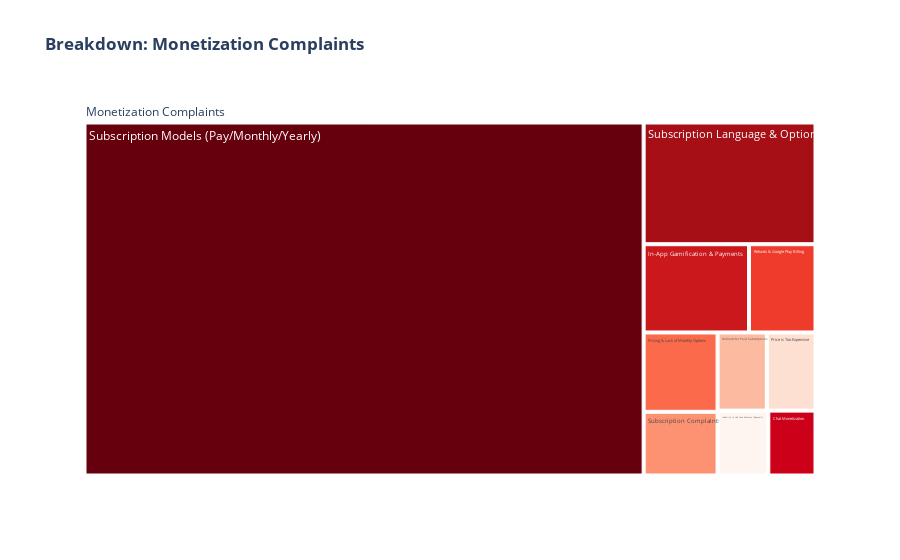

This figure's notebook cell:
### Markdown cell above
---
### Deep Dive 2: Monetization & Value

While also present in the baseline app, the monetization strategies for conversational apps often tie into specific AI features, leading to unique complaints.

### Code cell
# --- 2A: Treemap Breakdown ---
monetization_df = df[df["theme"] == "Monetization & Value"]
monetization_breakdown = monetization_df["topic_name"].value_counts().reset_index()
monetization_breakdown.columns = ["Specific Complaint", "Review Count"]

fig_mon_treemap = px.treemap(
    monetization_breakdown.head(10),
    path=[px.Constant("Monetization Complaints"), "Specific Complaint"],
    values="Review Count",
    title="<b>Breakdown: Monetization Complaints</b>",
    color_discrete_sequence=px.colors.sequential.Reds_r,
)
fig_mon_treemap.show()

# --- 2B: Hierarchical Sunburst View ---
# (You can create a sunburst for this theme as well, following the pattern above)

# --- 2C: Key Term Analysis with TF-IDF ---
print("\n--- Most Important Terms for 'Monetization & Value' (TF-IDF) ---")
tfidf_mon = get_top_tfidf_words_for_theme("Monetization & Value", n_words=15)
display(tfidf_mon)

### Figure 1 — Plotly figure (JSON) as saved in the notebook; plotly's stock layout.template omitted (floating-point values rounded to 4 significant figures)
{"data": [{"branchvalues": "total", "domain": {"x": [0, 1], "y": [0, 1]}, "hovertemplate": "labels=%{label}<br>Review Count=%{value}<br>parent=%{parent}<br>id=%{id}<extra></extra>", "ids": ["Monetization Complaints/Subscription Models (Pay/Monthly/Yearly)", "Monetization Complaints/Subscription Language & Options", "Monetization Complaints/In-App Gamification & Payments", "Monetization Complaints/Refunds & Google Play Billing", "Monetization Complaints/Pricing & Lack of Monthly Options", "Monetization Complaints/Subscription Complaints", "Monetization Complaints/Refunds for Paid Subscriptions", "Monetization Complaints/Price is Too Expensive", "Monetization Complaints/Inability to Use Core Features (Paywall)", "Monetization Complaints/Chat Monetization", "Monetization Complaints"], "labels": ["Subscription Models (Pay/Monthly/Yearly)", "Subscription Language & Options", "In-App Gamification & Payments", "Refunds & Google Play Billing", "Pricing & Lack of Monthly Options", "Subscription Complaints", "Refunds for Paid Subscriptions", "Price is Too Expensive", "Inability to Use Core Features (Paywall)", "Chat Monetization", "Monetization Complaints"], "name": "", "parents": ["Monetization Complaints", "Monetization Complaints", "Monetization Complaints", "Monetization Complaints", "Monetization Complaints", "Monetization Complaints", "Monetization Complaints", "Monetization Complaints", "Monetization Complaints", "Monetization Complaints", ""], "type": "treemap", "values": [8511.0, 902.0, 401.0, 253.0, 253.0, 203.0, 166.0, 164.0, 142.0, 132.0, 11130.0]}], "layout": {"legend": {"tracegroupgap": 0}, "title": {"text": "<b>Breakdown: Monetization Complaints</b>"}, "treemapcolorway": ["rgb(103,0,13)", "rgb(165,15,21)", "rgb(203,24,29)", "rgb(239,59,44)", "rgb(251,106,74)", "rgb(252,146,114)", "rgb(252,187,161)", "rgb(254,224,210)", "rgb(255,245,240)"]}}
